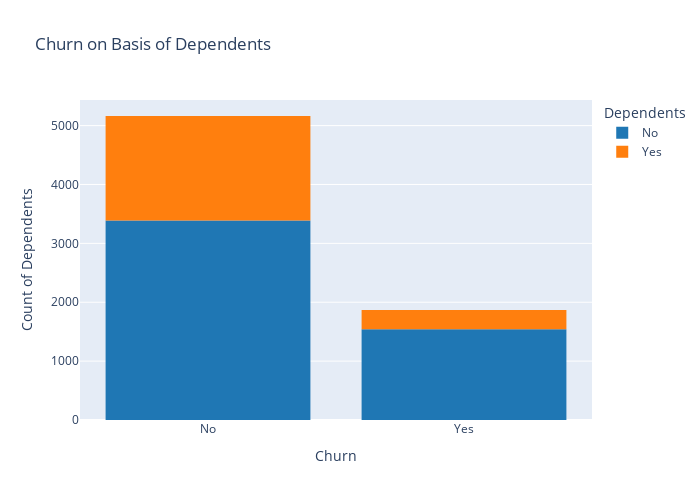

Write notebook code for a chart like this one.
### Markdown cell above
**Insight:** Lack of a partner is a key indicator of Churn risk.

### Code cell
fig=px.histogram(df,x="Churn" , color="Dependents" ,
                  color_discrete_map={"Yes": '#ff7f0e' ,"No" : '#1f77b4'},
                  title="Churn on Basis of Dependents")

fig.update_layout(
    height=500,
    width=700,


    xaxis_title ="Churn",
    yaxis_title = "Count of Dependents",
    legend_title_text="Dependents"
)
fig.show()

### Figure 1 — Plotly figure (JSON) as saved in the notebook; plotly's stock layout.template omitted (floating-point values rounded to 4 significant figures; data arrays with more than 128 entries replaced by an {"elided": "..."} marker saying what was removed)
{"data": [{"alignmentgroup": "True", "bingroup": "x", "hovertemplate": "Dependents=No<br>Churn=%{x}<br>count=%{y}<extra></extra>", "legendgroup": "No", "marker": {"color": "#1f77b4", "pattern": {"shape": ""}}, "name": "No", "offsetgroup": "No", "orientation": "v", "showlegend": true, "type": "histogram", "x": {"elided": "4933 str values"}, "xaxis": "x", "yaxis": "y"}, {"alignmentgroup": "True", "bingroup": "x", "hovertemplate": "Dependents=Yes<br>Churn=%{x}<br>count=%{y}<extra></extra>", "legendgroup": "Yes", "marker": {"color": "#ff7f0e", "pattern": {"shape": ""}}, "name": "Yes", "offsetgroup": "Yes", "orientation": "v", "showlegend": true, "type": "histogram", "x": {"elided": "2099 str values"}, "xaxis": "x", "yaxis": "y"}], "layout": {"barmode": "relative", "height": 500, "legend": {"title": {"text": "Dependents"}, "tracegroupgap": 0}, "title": {"text": "Churn on Basis of Dependents"}, "width": 700, "xaxis": {"anchor": "y", "autorange": true, "domain": [0, 1], "range": [-0.5, 1.5], "title": {"text": "Churn"}, "type": "category"}, "yaxis": {"anchor": "x", "autorange": true, "domain": [0, 1], "range": [0, 5435.0], "title": {"text": "Count of Dependents"}}}}
